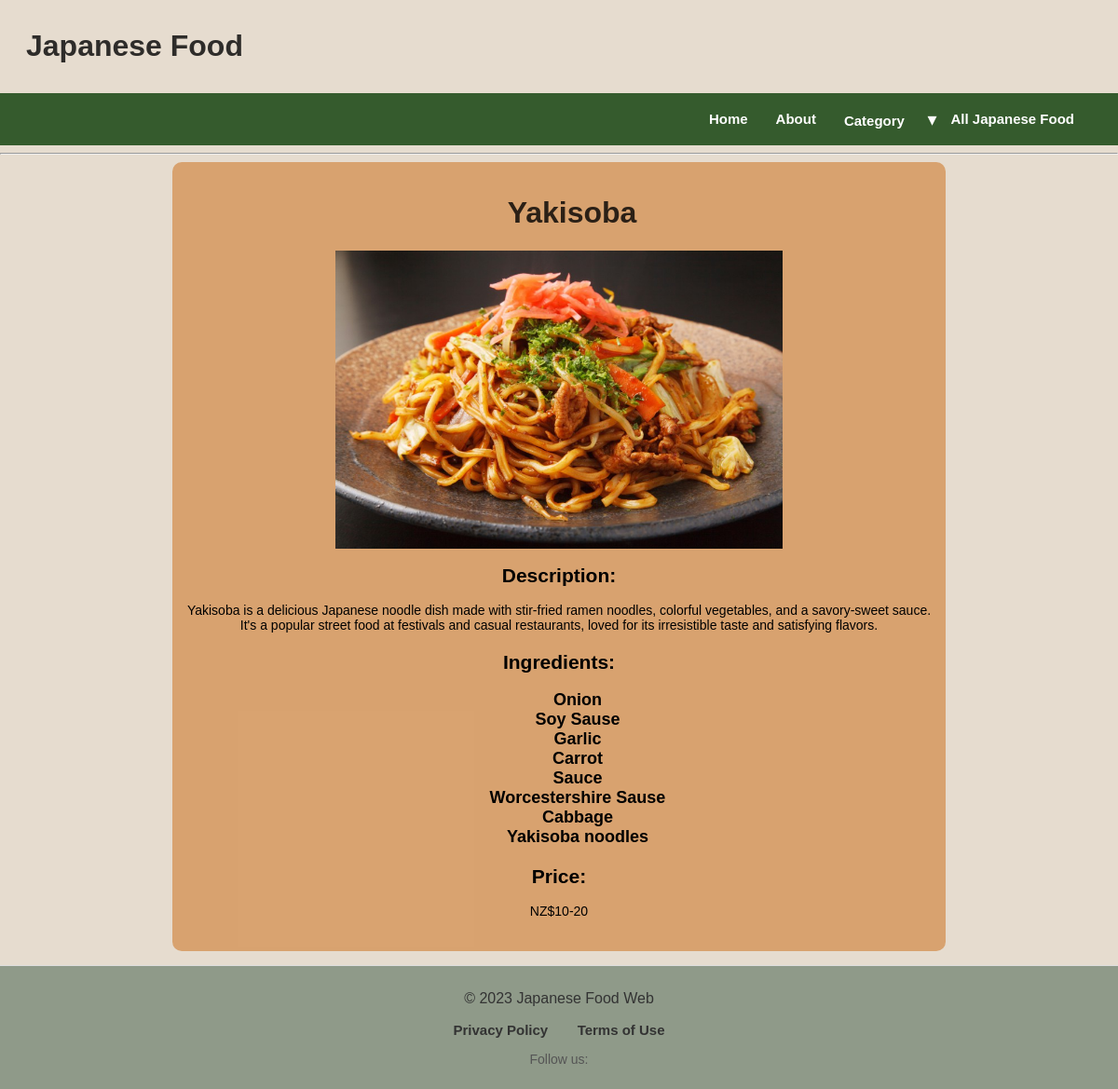
Page /Japanese_food/5 on the committed database.
### app/models.py (models this page shows, shortened)
class Meal(db.Model):
    __tablename__ = "Meal"
    id = db.Column(db.Integer, primary_key=True)
    name = db.Column(db.String())
    description = db.Column(db.Text())
    price = db.Column(db.Text())
    image_url = db.Column(db.Text())
    base_id = db.Column(db.Integer, db.ForeignKey('Base.id'))
    ingredients = db.relationship(
        'Ingredient',
        secondary=MealIngredient,
        backref='meals'
    )

class Ingredient(db.Model):
    __tablename__ = "Ingredient"
    id = db.Column(db.Integer, primary_key=True)
    name = db.Column(db.String())

### app/routes.py (the view)
@app.route('/Japanese_food/<int:id>')
def Japanese_food(id):
    Japanese_food = models.Meal.query.get(id)
    if not Japanese_food:
        abort(404)  # Return a 404 error if meal with given id doesn't exist
    return render_template('Japanese_food.html', Japanese_food=Japanese_food)

### app/templates/Japanese_food.html (shortened to what this page needs)
<head>
  <link rel="stylesheet" href="{{ url_for('static', filename='common.css') }}">
  <link rel="stylesheet" href="{{ url_for('static', filename='Japanese_food.css') }}">
</head>
{% extends 'layout.html' %}
{% block content %}
<div class="japanese-food-details">
  <h1 class="food-name">{{ Japanese_food.name }}</h1>
  <div class="food-image-container">
    <img class="food-image" src="{{ Japanese_food.image_url }}" alt="{{ Japanese_food.name }}">
  </div>
  <div class="description">
    <h2>Description:</h2>
    <p>{{ Japanese_food.description }}</p>
  </div>
  <div class="ingredients">
    <h2>Ingredients:</h2>
    <ul>
      {% for ingredient in Japanese_food.ingredients %}
        <li>
          <span class="ingredient-name">{{ ingredient.name }}</span>
        </li>
      {% endfor %}
    </ul>
  </div>
  <div class="price">
    <h2>Price:</h2>
    <p>{{ Japanese_food.price }}</p>
  </div>
</div>
{% endblock %}

### app/static/common.css (style rules this page uses)
body { background-color: rgb(230, 220, 207); background-size: cover; background-repeat: no-repeat; background-attachment: fixed; font-family: "ヒラギノ角ゴ Pro W3", "Hiragino Kaku Gothic Pro", "メイリオ", Meiryo, "ＭＳ Ｐゴシック", sans-serif; margin: 0; }

### app/static/Japanese_food.css (style rules this page uses)
body { background-color: rgb(230, 220, 207); background-size: cover; background-repeat: no-repeat; background-attachment: fixed; font-family: "ヒラギノ角ゴ Pro W3","Hiragino Kaku Gothic Pro","メイリオ",Meiryo,"ＭＳ Ｐゴシック",sans-serif; font-size: 16px; }
.japanese-food-details { background-color: #d2853da6; padding: 15px; border-radius: 10px; max-width: 800px; margin: 0 auto; text-align: center; }
.food-image-container { display: flex; justify-content: center; align-items: center; width: 100%; overflow: hidden; }
.food-image { width: auto; max-height: 60%; max-width: 60%; }
.description, .ingredients, .price { margin-bottom: 20px; font-size: 14px; }
.ingredient-name { font-weight: bold; color: #000000; font-size: 18px; }
ul { list-style-type: none; }

### app/static/header.css (style rules this page uses)
h1 { color: rgba(0, 0, 0, 0.8); padding-left: 28px; }

### app/templates/nav.html (style rules this page uses)
body { margin: 0; padding: 0; font-family: Arial, sans-serif; }

### rows in the picture
Meal: name "Yakisoba", image_url (picture), description "Yakisoba is a delicious Japanese noodle dish made with stir-fried ramen noodles, colorful vegetables, and a savory-sweet sauce. It's a popular street food at festivals and casual restaurants, loved for its irresistible taste and satisfying flavors.", price "NZ$10-20"
Ingredient: name "Onion"
Ingredient: name "Soy Sause"
Ingredient: name "Garlic"
Ingredient: name "Carrot"
Ingredient: name "Sauce"
Ingredient: name "Worcestershire Sause"
Ingredient: name "Cabbage"
Ingredient: name "Yakisoba noodles"
